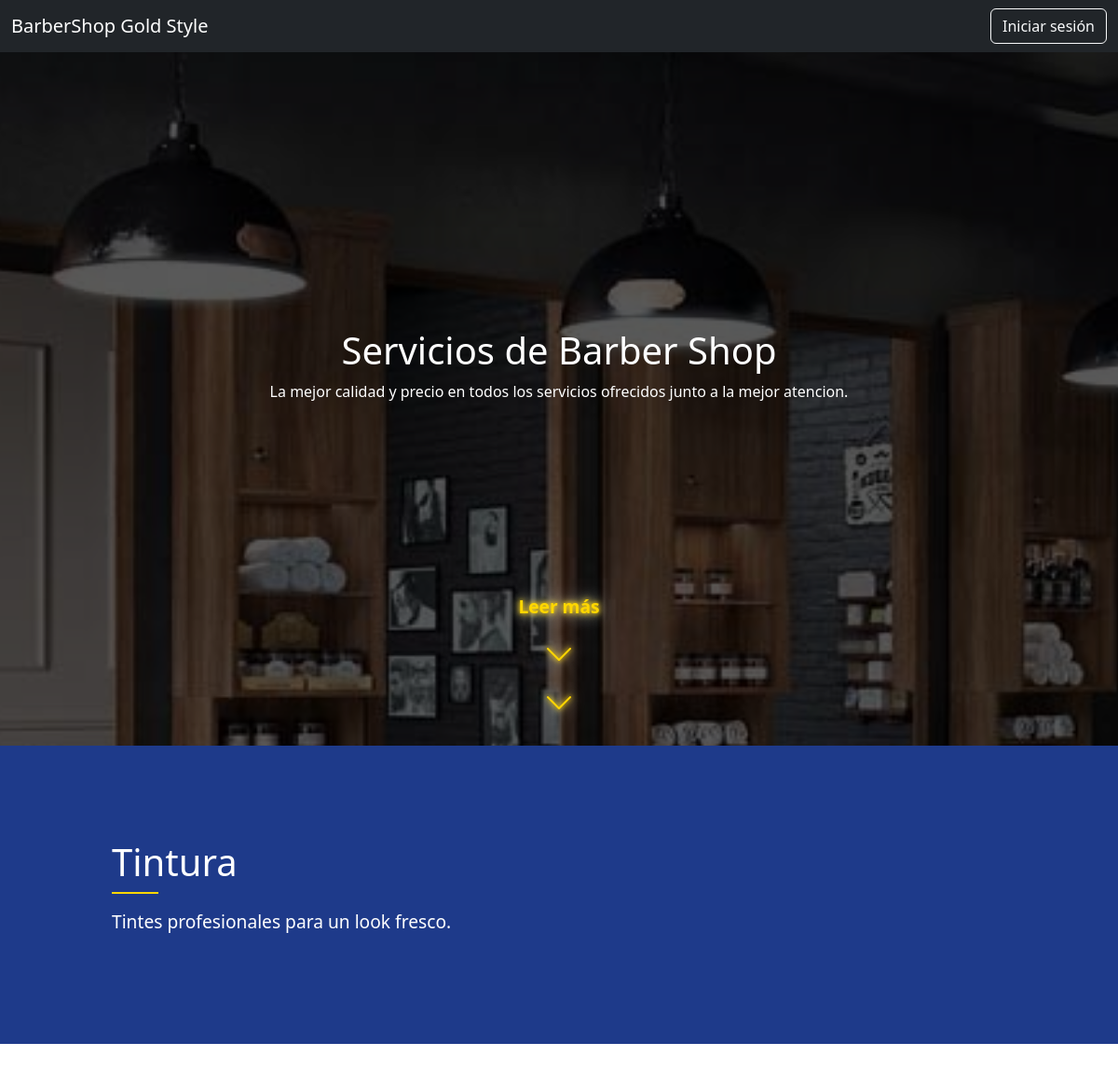
Page /php/servicios/tintura_publico.php on the committed database.
### tables this page shows
CREATE TABLE `portada` (
  `id` int(11) NOT NULL,
  `titulo` varchar(255) NOT NULL,
  `descripcion` varchar(255) NOT NULL,
  `imagen` varchar(255) NOT NULL
);

CREATE TABLE `intro_servicios` (
  `id` int(11) NOT NULL,
  `servicio` varchar(50) NOT NULL,
  `titulo` varchar(255) NOT NULL,
  `descripcion` varchar(255) NOT NULL
);

### php/servicios/tintura_publico.php (the view, shortened to what this page needs)
<?php
require_once '../conexion.php';
$servicio = 'tintura';
try {
    $stmtIntro = $pdo->prepare("SELECT * FROM intro_servicios WHERE servicio = :servicio LIMIT 1");
    $stmtIntro->execute([':servicio' => $servicio]);
    $intro = $stmtIntro->fetch();
    $stmtPortada = $pdo->query("SELECT * FROM portada ORDER BY id ASC LIMIT 1 OFFSET 1");
    $portada = $stmtPortada->fetch();
} catch(PDOException $e) {
    echo "Error: " . htmlspecialchars($e->getMessage());
    exit;
}
?>
<!DOCTYPE html>
<html lang="es">
<head>
    <link href="https://cdn.jsdelivr.net/npm/bootstrap@5.3.3/dist/css/bootstrap.min.css" rel="stylesheet">
    <link href="https://cdn.jsdelivr.net/npm/bootstrap-icons@1.11.3/font/bootstrap-icons.css" rel="stylesheet">
    <link rel="stylesheet" href="/css/servicio.css">
</head>
<body>
    <nav class="navbar navbar-dark bg-dark fixed-top">
        <div class="container-fluid">
            <a class="navbar-brand" href="#">BarberShop Gold Style</a>
            <div class="boton-nav">
                <a href="/html/registro.html?mode=login" class="btn btn-outline-light">Iniciar sesión</a>
            </div>
        </div>
    </nav>
    <div class="cover" style="background-image: url('/php/uploads/<?php echo isset($portada['imagen']) ? htmlspecialchars($portada['imagen']) : 'https://via.placeholder.com/1920x1080'; ?>');">
        <div class="cover-overlay"></div>
        <div class="cover-content">
            <h1><?php echo isset($portada['titulo']) ? htmlspecialchars($portada['titulo']) : '¡Bienvenido a mi sitio!'; ?></h1>
            <p><?php echo isset($portada['descripcion']) ? htmlspecialchars($portada['descripcion']) : 'Descripción de la portada'; ?></p>
        </div>
        <div class="read-more">
            <span>Leer más</span>
            <div class="arrows">
                <i class="bi bi-chevron-down"></i>
                <i class="bi bi-chevron-down"></i>
            </div>
        </div>
    </div>
    <div class="intro-container">
        <div class="intro-text">
            <h2><?php echo htmlspecialchars($intro['titulo']); ?></h2>
            <p><?php echo htmlspecialchars($intro['descripcion']); ?></p>
        </div>
    </div>
</body>
</html>

### css/servicio.css (style rules this page uses)
:root { font-size: 16px; }
.cover { height: 100vh; width: 100vw; background-size: cover; background-position: center; background-attachment: fixed; display: flex; flex-direction: column; align-items: center; justify-content: center; color: white; text-align: center; position: relative; }
.cover-content { z-index: 1; opacity: 0; transform: translateY(3rem); animation: fadeInUp 1s ease-out forwards; position: relative; }
.cover-overlay { position: absolute; top: 0; left: 0; width: 100%; height: 100%; background: rgba(0, 0, 0, 0.65); z-index: 0; }
.read-more { position: absolute; bottom: 1.25rem; width: 100%; text-align: center; z-index: 1; color: #FFD700; font-size: 1.2rem; font-weight: bold; text-shadow: 0 0 0.3125rem #FFD700, 0 0 0.625rem #FFE066, 0 0 1.25rem #FFFFFF; opacity: 0; transform: translateY(3rem); animation: fadeInUp 1s ease-out 0.3s forwards; }
.arrows { display: flex; flex-direction: column; align-items: center; margin-top: 0.625rem; }
.arrows i { font-size: 2rem; color: #FFD700; text-shadow: 0 0 0.3125rem #FFD700, 0 0 0.625rem #FFE066, 0 0 1.25rem #FFFFFF; margin: 0.125rem 0; animation: flowDown 1.5s ease-in-out infinite; }
.arrows i:nth-child(2) { animation-delay: 0.3s; }
.intro-container { height: 40vh; background-color: #1E3A8A; color: white; display: flex; align-items: center; padding: 0 10%; position: relative; }
.intro-text { max-width: 50%; text-align: left; }
.intro-text h2 { font-size: 2.5rem; margin-bottom: 1rem; position: relative; }
.intro-text h2::after { content: ''; display: block; width: 50px; height: 2px; background-color: #FFD700; margin-top: 0.5rem; }
.intro-text p { font-size: 1.2rem; }

### rows in the picture
portada: imagen (picture), titulo "Servicios de Barber Shop", descripcion "La mejor calidad y precio en todos los servicios ofrecidos junto a la mejor atencion."
intro_servicios: titulo "Tintura", descripcion "Tintes profesionales para un look fresco."
